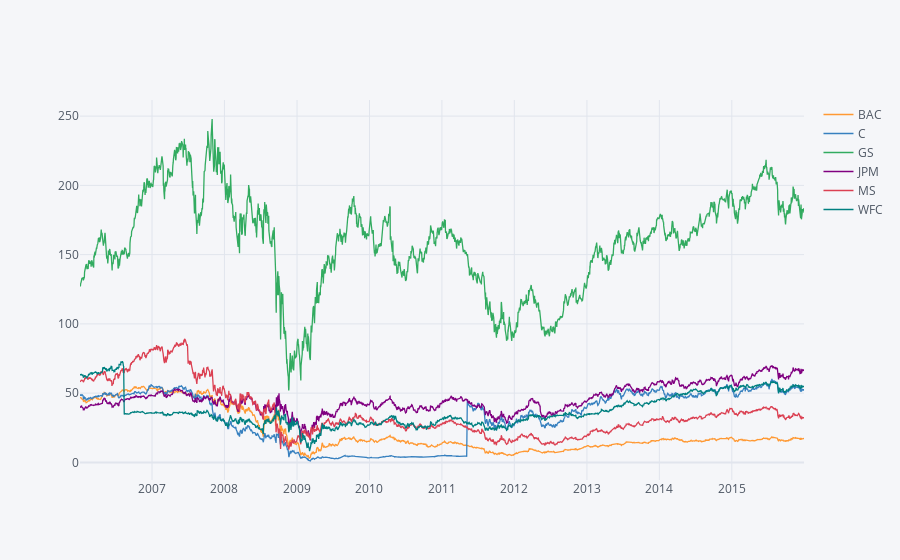

Notebook code for this chart:
### Code cell
bank_stocks.xs(key='close',axis=1,level='Stock Info').iplot()

### Figure 1 — Plotly figure (JSON) as saved in the notebook; plotly's stock layout.template omitted (floating-point values rounded to 4 significant figures; data arrays with more than 128 entries replaced by an {"elided": "..."} marker saying what was removed)
{"data": [{"line": {"color": "rgba(255, 153, 51, 1.0)", "dash": "solid", "shape": "linear", "width": 1.3}, "mode": "lines", "name": "BAC", "text": "", "type": "scatter", "x": {"elided": "2517 str values"}, "y": {"elided": "2517 float values"}}, {"line": {"color": "rgba(55, 128, 191, 1.0)", "dash": "solid", "shape": "linear", "width": 1.3}, "mode": "lines", "name": "C", "text": "", "type": "scatter", "x": {"elided": "2517 str values"}, "y": {"elided": "2517 float values"}}, {"line": {"color": "rgba(50, 171, 96, 1.0)", "dash": "solid", "shape": "linear", "width": 1.3}, "mode": "lines", "name": "GS", "text": "", "type": "scatter", "x": {"elided": "2517 str values"}, "y": {"elided": "2517 float values"}}, {"line": {"color": "rgba(128, 0, 128, 1.0)", "dash": "solid", "shape": "linear", "width": 1.3}, "mode": "lines", "name": "JPM", "text": "", "type": "scatter", "x": {"elided": "2517 str values"}, "y": {"elided": "2517 float values"}}, {"line": {"color": "rgba(219, 64, 82, 1.0)", "dash": "solid", "shape": "linear", "width": 1.3}, "mode": "lines", "name": "MS", "text": "", "type": "scatter", "x": {"elided": "2517 str values"}, "y": {"elided": "2517 float values"}}, {"line": {"color": "rgba(0, 128, 128, 1.0)", "dash": "solid", "shape": "linear", "width": 1.3}, "mode": "lines", "name": "WFC", "text": "", "type": "scatter", "x": {"elided": "2517 str values"}, "y": {"elided": "2517 float values"}}], "layout": {"legend": {"bgcolor": "#F5F6F9", "font": {"color": "#4D5663"}}, "paper_bgcolor": "#F5F6F9", "plot_bgcolor": "#F5F6F9", "title": {"font": {"color": "#4D5663"}}, "xaxis": {"gridcolor": "#E1E5ED", "showgrid": true, "tickfont": {"color": "#4D5663"}, "title": {"font": {"color": "#4D5663"}, "text": ""}, "zerolinecolor": "#E1E5ED"}, "yaxis": {"gridcolor": "#E1E5ED", "showgrid": true, "tickfont": {"color": "#4D5663"}, "title": {"font": {"color": "#4D5663"}, "text": ""}, "zerolinecolor": "#E1E5ED"}}}
